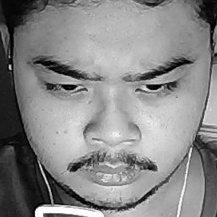
#> input picture Assignment 4.1 ROJO/pictures/angry/detected_face_1.jpg, 217 x 217 px
$ jupyter execute 'Assignment 4.1 Mood Detection with OpenCV ROJO.ipynb'   (text cells are left out)
#> lines starting #> are read from the running program, lines starting #| are printed output that depends on the picture; after the words box and inside, x2 and y2 are one past the last pixel; in counts of white or black regions, pixels touching at a corner belong together
[cell 1]
import numpy as np
import os
import errno
import sys
import cv2

def read_images(path, sz=None):
#> called with sz = (200, 200)
  c = 0
  X, y = [], []

  for dirname, dirnames, filenames in os.walk(path):
    for subdirname in dirnames:
      subject_path = os.path.join(dirname, subdirname)
      for filename in os.listdir(subject_path):
        try:
          if(filename == ".directory"):
            continue
          filepath = os.path.join(subject_path, filename)
          im = cv2.imread(os.path.join(subject_path, filename), cv2.IMREAD_GRAYSCALE)
#> im is the input picture: shape (217, 217); min 0, max 255, mean 135.5

          # Resize the images to the prescribed size
          if (sz is not None):
            im = cv2.resize(im, (200,200))
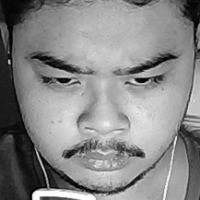
#> im: shape (200, 200); min 0, max 255, mean 135.3

          X.append(np.asarray(im, dtype=np.uint8))
          y.append(c)

        except IOError as e:
          print(f"I/O Error({e.errno}): {e.strerror}")
        except:
          print("Unexpected error:", sys.exc_info()[0])
          raise
      c = c+1
#> c = 1
  return [X, y]

[cell 2]
import cv2
import sys

def recog():
    moods = ['happy', 'sad', 'angry', 'confused']  # folders for my own dataset
    unknown_label = 'unknown'
    if len(sys.argv) < 2:
        print("USAGE: facerec_demo.py </path/to/images> [</path/to/store/images/at>]")
        sys.exit()


    [X, y] = read_images(r'D:\Advanced machine learning and Deep learning\Assignment 4.1 Mood detection\pictures', (200, 200)) #filepath
    y = np.asarray(y, dtype=np.int32)

    model = cv2.face.LBPHFaceRecognizer_create()
    model.train(X, y)

    camera = cv2.VideoCapture(0)
    face_cascade = cv2.CascadeClassifier(cv2.data.haarcascades + 'haarcascade_frontalface_default.xml')

    while True:
        ret, img = camera.read()
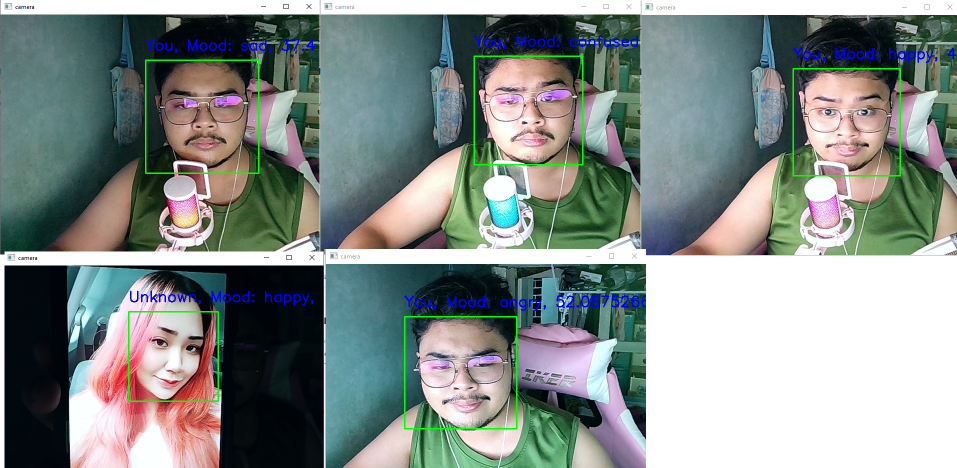
#> input picture Assignment 4.1 ROJO/face recog.png, 1914 x 935 px, given in place of the camera (shown at 1/2 size)
#> img is the input picture: shape (935, 1914, 3); mean B, G, R 138, 141.3, 132.4
        if not ret:
            break

        faces = face_cascade.detectMultiScale(img, 1.3, 5)
#> faces = [[1591, 139, 206, 206], [265, 629, 170, 170], [965, 119, 196, 196], [305, 125, 200, 200], [824, 647, 203, 203]]

        for (x, y, w, h) in faces:
            cv2.rectangle(img, (x, y), (x + w, y + h), (0, 255, 0), 2)
            gray = cv2.cvtColor(img[y:y + h, x:x + w], cv2.COLOR_BGR2GRAY)
            roi = cv2.resize(gray, (200, 200), interpolation=cv2.INTER_LINEAR)

            try:
                params = model.predict(roi)
                label_mood = moods[params[0]]

                if params[1] < 200:  # displays "me"
                    label = "You"
                else:
                    label = unknown_label #displays unknown
                cv2.putText(img, label + ', ' + 'Mood: ' + label_mood + ', ' + str(params[1]), (x, y - 20), #displays the format [name, then mood]
                            cv2.FONT_HERSHEY_SIMPLEX, 1, (255, 0, 0), 2)
            except:
                continue
#> this loop made 5 passes
#> (x, y, w, h, params) on passes 1 to 5: (1591, 139, 206, 206, (0, 48.2)), (265, 629, 170, 170, (0, 76.58)), (965, 119, 196, 196, (0, 56.26)), (305, 125, 200, 200, (0, 45.08)), (824, 647, 203, 203, (0, 52.08))
#> pass 1, in recog, `gray = cv2.cvtColor(img[y:y + h, x:x + w], cv2.COLOR_BGR2GRAY)`:
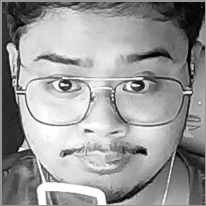
#> gray: shape (206, 206); min 0, max 255, mean 152.9
#> pass 1, in recog, `roi = cv2.resize(gray, (200, 200), interpolation=cv2.INTER_LINEAR)`:
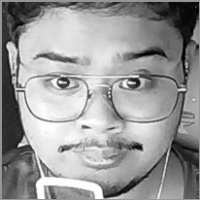
#> roi: shape (200, 200); min 0, max 255, mean 152.8
#> pass 2, in recog, `gray = cv2.cvtColor(img[y:y + h, x:x + w], cv2.COLOR_BGR2GRAY)`:
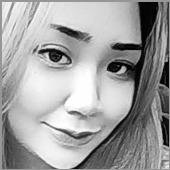
#> gray: shape (170, 170); min 0, max 255, mean 160.8
#> pass 2, in recog, `roi = cv2.resize(gray, (200, 200), interpolation=cv2.INTER_LINEAR)`:
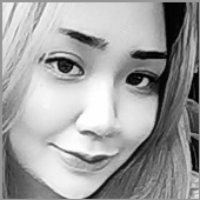
#> roi: shape (200, 200); min 1, max 255, mean 160.8
#> after the loop:
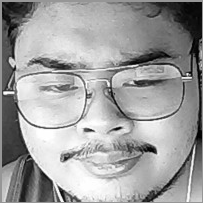
#> gray: shape (203, 203); min 0, max 255, mean 158.5
#> after the loop:
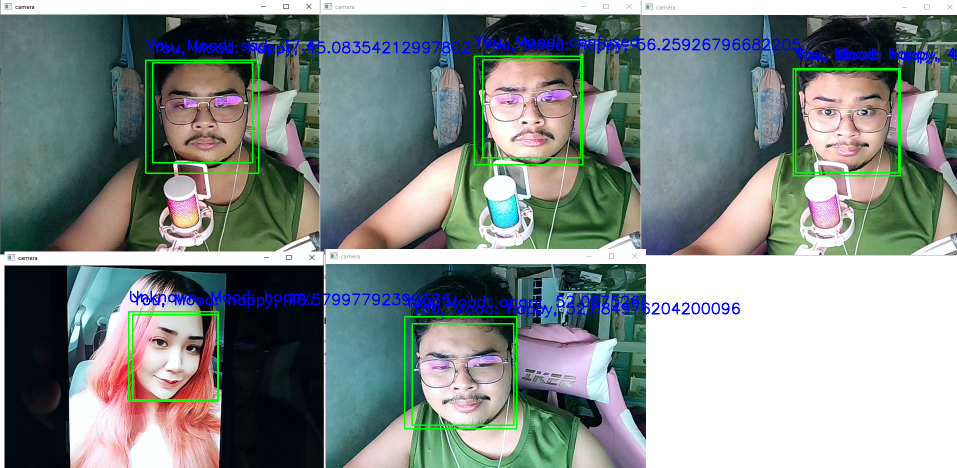
#> img: shape (935, 1914, 3) (shown at 1/2 size); 1.63% of pixels changed, all inside (x1, y1, x2, y2) = (264, 77, 1914, 852)
#> after the loop:
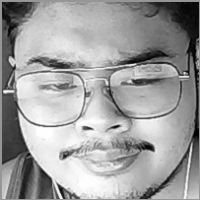
#> roi: shape (200, 200); min 1, max 255, mean 158.4

        cv2.imshow("camera", img)
        if cv2.waitKey(1) & 0xFF == ord("q"):
#> (key q is pressed here)
            break

    camera.release()
    cv2.destroyAllWindows()

if __name__ == "__main__":
    recog()
